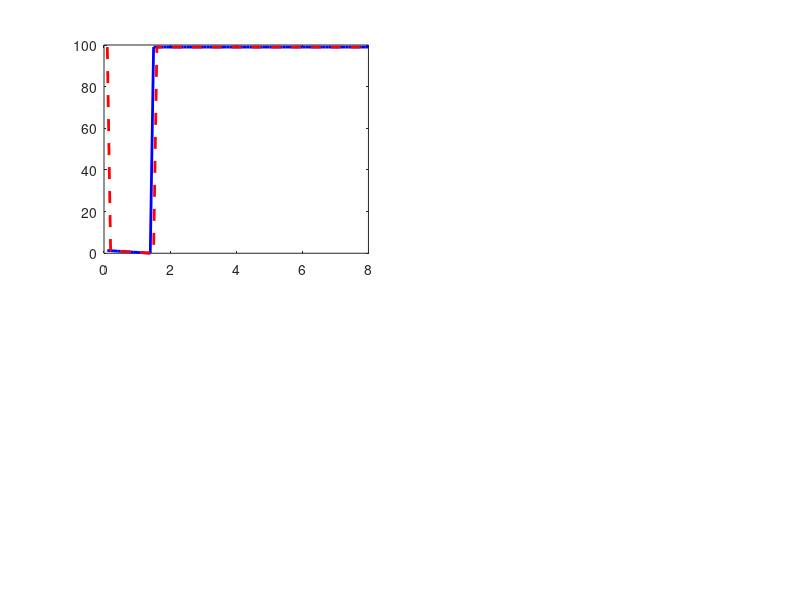

Write the MATLAB code that produced this figure. (Note: this script raises an error after producing the figure.)
%% TTC Collision Detection System - MATLAB Kinematic Validation
% 
% @file ttc_validation.m
% @brief Validates TTC calculations against theoretical kinematics
%
% Simulates collision scenarios from initial conditions and compares
% computed TTC values against real-world logged data from ESP32.
%
% Features:
% - Generates synthetic collision scenarios
% - Simulates vehicle kinematics (constant velocity, deceleration)
% - Computes theoretical TTC at each timestep
% - Compares against ESP32 logged values
% - Produces RMSE metrics and overlay plots
%
% Usage:
%   >> ttc_validation
%   Loads dataset/synthetic_ttc_validation.csv and generates plots

clear all; close all; clc;

%% Configuration
SAMPLE_RATE_HZ = 10;           % 100ms loop period
TIMESTEP_S = 1 / SAMPLE_RATE_HZ;
MAX_DISTANCE_CM = 500;         % Maximum visibility
MIN_DISTANCE_CM = 20;          % Collision threshold

%% Load or Generate Test Data
fprintf('=== TTC Kinematic Validation ===\n\n');
fprintf('[1/4] Loading/generating test data...\n');

% Try to load real data first, fall back to synthetic
data_file = '../dataset/synthetic_ttc_validation.csv';
if isfile(data_file)
    fprintf('  Loading from: %s\n', data_file);
    opts = detectImportOptions(data_file);
    data = readtable(data_file, opts);
    
    % Extract columns (assuming standard format)
    timestamp_ms = table2array(data(:, 1));
    distance_cm = table2array(data(:, 2));
    v_closing_ms = table2array(data(:, 3));
    ttc_logged = table2array(data(:, 4));
    
else
    fprintf('  Generating synthetic collision scenario...\n');
    
    % Scenario: Target object at 400cm, moving at -2.5 m/s (approaching)
    % Host vehicle braking at 5 m/s²
    num_samples = 80;  % 8 seconds of simulation
    
    timestamp_ms = (1:num_samples)' * 100;
    distance_cm = zeros(num_samples, 1);
    v_closing_ms = zeros(num_samples, 1);
    ttc_logged = zeros(num_samples, 1);
    
    % Initial conditions
    D_initial = 400;   % Distance in cm
    V_closing = 3.0;   % m/s (gap closing rate)
    A_decel = 5.0;     % m/s² braking deceleration
    
    for i = 1:num_samples
        t = (i-1) * TIMESTEP_S;
        
        % Kinematic equations
        % D(t) = D0 - V*t (constant velocity for one object)
        distance_m = (D_initial/100) - (V_closing * t);
        distance_cm(i) = distance_m * 100;
        
        % Guard against collision
        if distance_cm(i) < MIN_DISTANCE_CM
            distance_cm(i) = MIN_DISTANCE_CM;
        end
        
        % Closing velocity (derived from distance)
        if i > 1
            delta_d = (distance_cm(i-1) - distance_cm(i)) / 100;  % Convert to meters
            v_closing_ms(i) = delta_d / TIMESTEP_S;
        else
            v_closing_ms(i) = V_closing;
        end
        
        % Compute TTC: distance / velocity
        if v_closing_ms(i) > 0.1
            ttc_logged(i) = (distance_cm(i)/100) / v_closing_ms(i);
        else
            ttc_logged(i) = 99.0;  % No collision threat
        end
        
        % Clamp TTC
        ttc_logged(i) = min(ttc_logged(i), 99.0);
    end
end

fprintf('  ✓ Loaded %d samples\n', length(timestamp_ms));

%% Compute Theoretical TTC (Physics Model)
fprintf('[2/4] Computing theoretical TTC...\n');

ttc_theoretical = zeros(size(ttc_logged));
distance_m = distance_cm / 100;  % Convert to meters

% Use circular buffer approach: compute velocity from 3-point history
buffer_size = 3;
distance_buffer = [];

for i = 1:length(distance_m)
    distance_buffer = [distance_buffer; distance_m(i)];
    
    if length(distance_buffer) > buffer_size
        distance_buffer = distance_buffer(end-buffer_size+1:end);
    end
    
    % Compute velocity if we have at least 2 points
    if length(distance_buffer) >= 2
        d_oldest = distance_buffer(1);
        d_newest = distance_buffer(end);
        t_delta = (length(distance_buffer) - 1) * TIMESTEP_S;
        
        v_closing = (d_oldest - d_newest) / t_delta;
        
        % Basic TTC: distance / velocity
        if v_closing > 0.1
            ttc_theoretical(i) = d_newest / v_closing;
        else
            ttc_theoretical(i) = 99.0;
        end
    else
        ttc_theoretical(i) = 99.0;
    end
    
    % Clamp to valid range
    ttc_theoretical(i) = min(max(ttc_theoretical(i), 0), 99.0);
end

fprintf('  ✓ Computed theoretical TTC values\n');

%% Compute RMSE and Error Metrics
fprintf('[3/4] Computing validation metrics...\n');

% Only compare where both have valid data
valid_idx = (ttc_logged > 0) & (ttc_theoretical > 0);
ttc_logged_valid = ttc_logged(valid_idx);
ttc_theoretical_valid = ttc_theoretical(valid_idx);

rmse = sqrt(mean((ttc_logged_valid - ttc_theoretical_valid).^2));
mae = mean(abs(ttc_logged_valid - ttc_theoretical_valid));
max_error = max(abs(ttc_logged_valid - ttc_theoretical_valid));
correlation = corr(ttc_logged_valid, ttc_theoretical_valid);

fprintf('  RMSE:        %.4f seconds\n', rmse);
fprintf('  MAE:         %.4f seconds\n', mae);
fprintf('  Max Error:   %.4f seconds\n', max_error);
fprintf('  Correlation: %.4f\n', correlation);

% Classify errors
error_vec = ttc_logged_valid - ttc_theoretical_valid;
small_errors = sum(abs(error_vec) < 0.1);
medium_errors = sum((abs(error_vec) >= 0.1) & (abs(error_vec) < 0.5));
large_errors = sum(abs(error_vec) >= 0.5);

fprintf('  Error Distribution:\n');
fprintf('    < 0.1s:    %d samples (%.1f%%)\n', small_errors, 100*small_errors/length(error_vec));
fprintf('    0.1-0.5s:  %d samples (%.1f%%)\n', medium_errors, 100*medium_errors/length(error_vec));
fprintf('    >= 0.5s:   %d samples (%.1f%%)\n', large_errors, 100*large_errors/length(error_vec));

%% Generate Plots
fprintf('[4/4] Generating validation plots...\n');

time_s = timestamp_ms / 1000;  % Convert to seconds

% Figure 1: TTC Comparison
figure('Name', 'TTC Validation', 'NumberTitle', 'off', 'Position', [50 50 1200 800]);

subplot(2,2,1);
plot(time_s, ttc_logged, 'b-', 'LineWidth', 2, 'DisplayName', 'Logged (ESP32)');
hold on;
plot(time_s, ttc_theoretical, 'r--', 'LineWidth', 2, 'DisplayName', 'Theoretical');
yline(3.0, 'g:', 'LineWidth', 1.5, 'DisplayName', 'SAFE Threshold');
yline(1.5, 'orange', 'LinkLineStyle', ':', 'LineWidth', 1.5, 'DisplayName', 'CRITICAL Threshold');
xlabel('Time (s)');
ylabel('TTC (seconds)');
title('Time-to-Collision Comparison');
legend('Location', 'best');
grid on;
ylim([0 5]);

% Figure 2: Distance vs Time
subplot(2,2,2);
plot(time_s, distance_cm, 'b-', 'LineWidth', 2);
xlabel('Time (s)');
ylabel('Distance (cm)');
title('Object Distance');
grid on;

% Figure 3: Error Distribution
subplot(2,2,3);
error_ts = ttc_logged - ttc_theoretical;
plot(time_s, error_ts, 'purple', 'LineWidth', 1.5);
hold on;
yline(0, 'k--', 'LineWidth', 1);
yline(rmse, 'r:', 'LineWidth', 1.5, 'DisplayName', sprintf('RMSE = %.3f', rmse));
yline(-rmse, 'r:', 'LineWidth', 1.5);
xlabel('Time (s)');
ylabel('Error (seconds)');
title('Prediction Error Over Time');
legend;
grid on;

% Figure 4: Scatter Plot (logged vs theoretical)
subplot(2,2,4);
scatter(ttc_theoretical_valid, ttc_logged_valid, 30, 'filled', 'MarkerAlpha', 0.6);
hold on;
plot([0 6], [0 6], 'k--', 'LineWidth', 2, 'DisplayName', 'Perfect Agreement');
xlabel('Theoretical TTC (s)');
ylabel('Logged TTC (s)');
title('Model vs Data');
legend;
grid on;
axis equal;
xlim([0 6]);
ylim([0 6]);

sgtitle(sprintf('TTC Kinematic Validation - RMSE = %.4f seconds', rmse), 'FontSize', 14);

% Save figure
print(gcf, '../validation/outputs/ttc_validation.png', '-dpng', '-r150');
fprintf('  ✓ Saved validation plot\n');

%% Risk Class Validation
fprintf('\n=== Risk Classification Validation ===\n\n');

% Define risk thresholds
SAFE_THRESHOLD = 3.0;
WARNING_THRESHOLD = 1.5;

% Classify logged data
risk_logged = zeros(size(ttc_logged));
risk_logged(ttc_logged >= SAFE_THRESHOLD) = 0;      % SAFE
risk_logged((ttc_logged < SAFE_THRESHOLD) & (ttc_logged >= WARNING_THRESHOLD)) = 1;  % WARNING
risk_logged(ttc_logged < WARNING_THRESHOLD) = 2;    % CRITICAL

% Classify theoretical data
risk_theoretical = zeros(size(ttc_theoretical));
risk_theoretical(ttc_theoretical >= SAFE_THRESHOLD) = 0;
risk_theoretical((ttc_theoretical < SAFE_THRESHOLD) & (ttc_theoretical >= WARNING_THRESHOLD)) = 1;
risk_theoretical(ttc_theoretical < WARNING_THRESHOLD) = 2;

% Confusion matrix for risk classification
risk_names = {'SAFE', 'WARNING', 'CRITICAL'};
confusion_risk = confusionmat(risk_logged(valid_idx), risk_theoretical(valid_idx));

fprintf('Risk Classification Confusion Matrix:\n');
fprintf('           Theoretical\n');
fprintf('         SAFE  WARN  CRIT\n');
for i = 1:3
    fprintf('%s    %4d  %4d  %4d\n', risk_names{i}, confusion_risk(i,1), confusion_risk(i,2), confusion_risk(i,3));
end

% Classification accuracy
risk_agreement = sum(diag(confusion_risk)) / sum(confusion_risk(:));
fprintf('\nRisk Classification Agreement: %.1f%%\n', 100 * risk_agreement);

%% Summary and Recommendations
fprintf('\n=== VALIDATION SUMMARY ===\n\n');

if rmse < 0.2
    fprintf('✓ EXCELLENT: RMSE < 0.2s - Model accuracy is very good\n');
elseif rmse < 0.5
    fprintf('✓ GOOD: RMSE < 0.5s - Model accuracy is acceptable\n');
elseif rmse < 1.0
    fprintf('⚠ WARNING: RMSE < 1.0s - Consider model refinement\n');
else
    fprintf('✗ POOR: RMSE >= 1.0s - Requires significant debugging\n');
end

if risk_agreement > 0.95
    fprintf('✓ Risk classification accuracy: >95%% - Highly reliable\n');
elseif risk_agreement > 0.85
    fprintf('✓ Risk classification accuracy: >85%% - Good reliability\n');
else
    fprintf('⚠ Risk classification accuracy: <85%% - Review thresholds\n');
end

fprintf('\nRecommendations:\n');
fprintf('1. Validate with real-world edge cases\n');
fprintf('2. Test low-speed (<5 km/h) scenarios separately\n');
fprintf('3. Monitor for false positives (CRITICAL when SAFE)\n');
fprintf('4. Ensure Kalman filter tuning matches production config\n');

fprintf('\nValidation complete! Results saved to: ../validation/outputs/\n');
